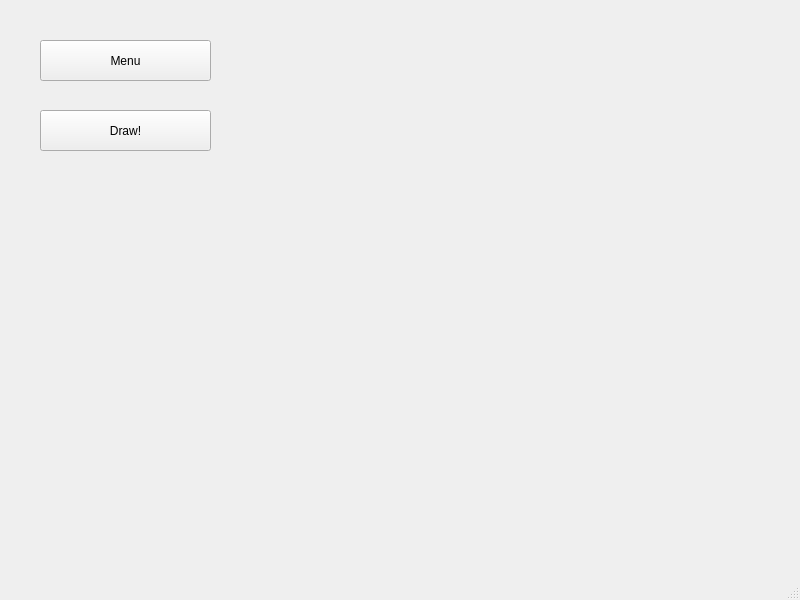
<?xml version="1.0" encoding="UTF-8"?>
<ui version="4.0">
 <class>MainWindow</class>
 <widget class="QMainWindow" name="MainWindow">
  <property name="geometry">
   <rect>
    <x>0</x>
    <y>0</y>
    <width>800</width>
    <height>600</height>
   </rect>
  </property>
  <property name="windowTitle">
   <string>MainWindow</string>
  </property>
  <widget class="QWidget" name="centralwidget">
   <widget class="QWidget" name="gridLayoutWidget_2">
    <property name="geometry">
     <rect>
      <x>590</x>
      <y>30</y>
      <width>161</width>
      <height>191</height>
     </rect>
    </property>
    <layout class="QGridLayout" name="gridLayout_2"/>
   </widget>
   <widget class="QPushButton" name="menu">
    <property name="geometry">
     <rect>
      <x>40</x>
      <y>40</y>
      <width>171</width>
      <height>41</height>
     </rect>
    </property>
    <property name="text">
     <string>Menu</string>
    </property>
   </widget>
   <widget class="QPushButton" name="draw">
    <property name="geometry">
     <rect>
      <x>40</x>
      <y>110</y>
      <width>171</width>
      <height>41</height>
     </rect>
    </property>
    <property name="text">
     <string>Draw!</string>
    </property>
   </widget>
   <widget class="QLabel" name="currColor">
    <property name="geometry">
     <rect>
      <x>260</x>
      <y>90</y>
      <width>251</width>
      <height>141</height>
     </rect>
    </property>
    <property name="text">
     <string/>
    </property>
   </widget>
  </widget>
  <widget class="QMenuBar" name="menubar">
   <property name="geometry">
    <rect>
     <x>0</x>
     <y>0</y>
     <width>800</width>
     <height>26</height>
    </rect>
   </property>
  </widget>
  <widget class="QStatusBar" name="statusbar"/>
 </widget>
 <resources/>
 <connections/>
</ui>
